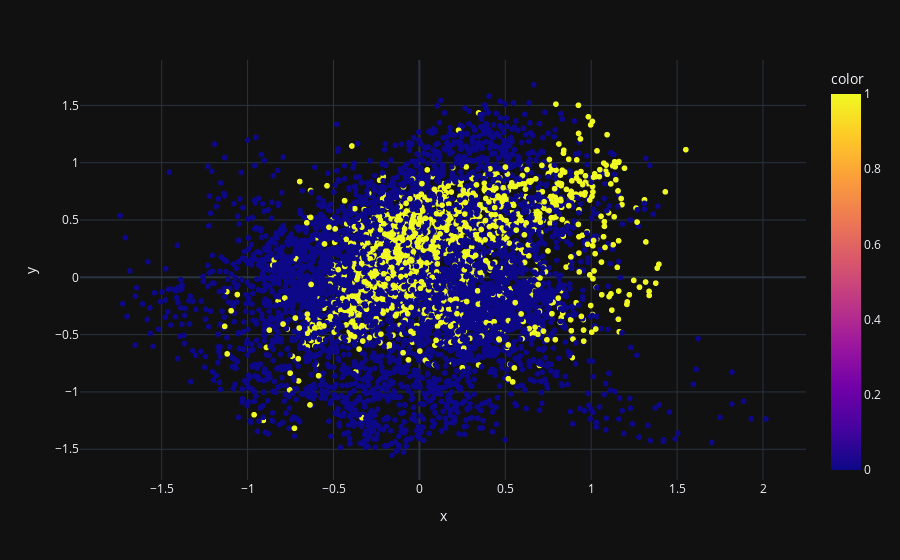

Write notebook code for a chart like this one.
### Code cell
px.scatter(x=data.iloc[:, 2], y=data.iloc[:, 1], color=labels.iloc[:, 0]).show()

### Figure 1 — Plotly figure (JSON) as saved in the notebook; plotly's stock layout.template omitted (floating-point values rounded to 4 significant figures; data arrays with more than 128 entries replaced by an {"elided": "..."} marker saying what was removed)
{"data": [{"hovertemplate": "x=%{x}<br>y=%{y}<br>color=%{marker.color}<extra></extra>", "legendgroup": "", "marker": {"color": {"elided": "6631 int values"}, "coloraxis": "coloraxis", "symbol": "circle"}, "mode": "markers", "name": "", "showlegend": false, "x": {"elided": "6631 float values"}, "xaxis": "x", "y": {"elided": "6631 float values"}, "yaxis": "y", "type": "scattergl"}], "layout": {"xaxis": {"anchor": "y", "domain": [0.0, 1.0], "title": {"text": "x"}}, "yaxis": {"anchor": "x", "domain": [0.0, 1.0], "title": {"text": "y"}}, "coloraxis": {"colorbar": {"title": {"text": "color"}}, "colorscale": [[0.0, "#0d0887"], [0.1111, "#46039f"], [0.2222, "#7201a8"], [0.3333, "#9c179e"], [0.4444, "#bd3786"], [0.5556, "#d8576b"], [0.6667, "#ed7953"], [0.7778, "#fb9f3a"], [0.8889, "#fdca26"], [1.0, "#f0f921"]]}, "legend": {"tracegroupgap": 0}, "margin": {"t": 60}}}
